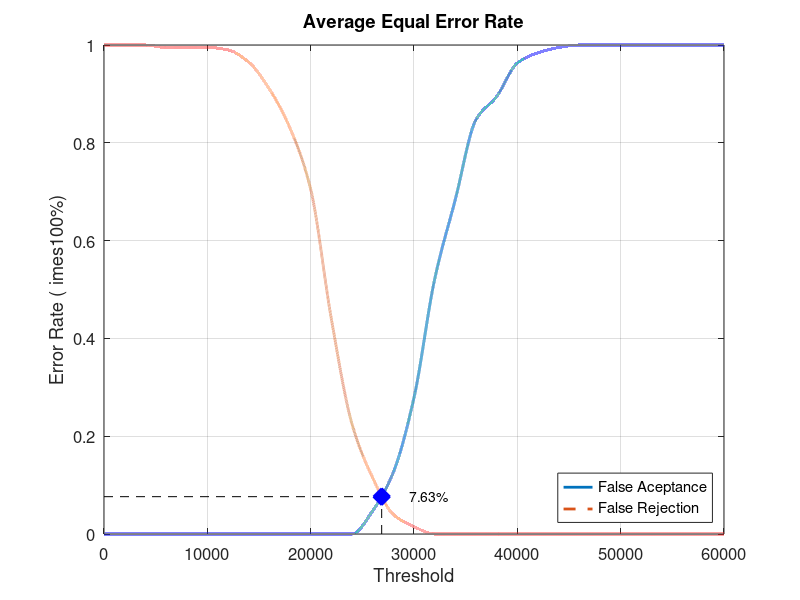
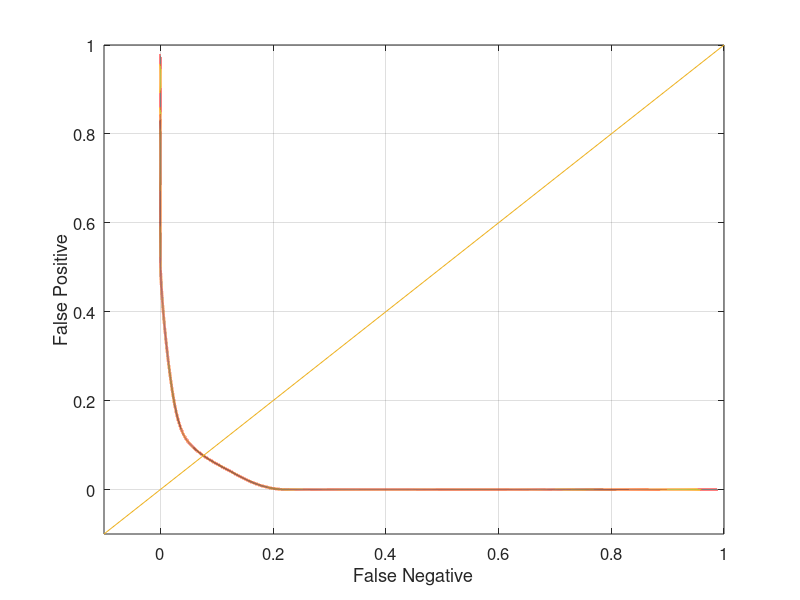

Recreate these plots in MATLAB, in order.
close all;
clear;
clc;
x = 0:2000:60000;
xq = 0:0.5:60000;

y0 = [0 0 0 0 0 0 0 0 0 0 0 0 0 0.0473684 0.126316 0.278947 0.521053 0.684211 0.847368 0.894737 0.963158 0.984211 0.994737 1 1 1 1 1 1 1 1]
yy0 = interp1(x, y0, xq, 'pchip');
y1 = [1 1 1 0.995 0.995 0.995 0.99 0.965 0.91 0.83 0.705 0.44 0.225 0.115 0.04 0.015 0 0 0 0 0 0 0 0 0 0 0 0 0 0 0]
yy1 = interp1(x, y1, xq, 'pchip');

% Calculating EER: 
y2 = abs(y0 - y1);
find(y2 == min(y2))
yy2 = abs(yy0 - yy1);
xEER = find(yy2 == min(yy2));
xEERIndex = xq(xEER) % X-axis EER
yEER = yy0(xEER) % Y-axis EER

main = figure
plot(xq, yy0,'-','LineWidth', 2);	hold on
plot(xq, yy1,'--','LineWidth', 2);	hold on
plot([xEERIndex xEERIndex], [0 yEER], 'k--');	hold on
plot([0 xEERIndex], [yEER yEER], 'k--');	hold on
plot(xEERIndex, yEER, 'bx', 'LineWidth', 10);	hold on
text(xEERIndex + 10 * xEERIndex / 100, yEER, [num2str(round((10000 * yEER)) / 100) '%'])
legend('False Aceptance', 'False Rejection', 'Location', 'SouthEast')
xlabel('Threshold')
ylabel('Error Rate (	imes100%)')
title('Average Equal Error Rate')
set(gca, 'FontSize', 12)
axis([0 60000 0 1])
grid on

print(main, 'Database3_2Main', '-dpng');
FNRxFPR = figure('Color', [1 1 1]);
plot(yy1, yy0, '-', yy1, yy0, 'LineWidth', 2);
hold on
y = -0.1:0.1:1
plot(y, y); 
set(gca, 'FontSize', 12)
xlabel('False Negative')
ylabel('False Positive')
axis([-0.1 1 -0.1 1])
set(gca, 'FontSize', 12)
grid on

print(FNRxFPR, 'Database3_2FNRxFPR','-dpng');
